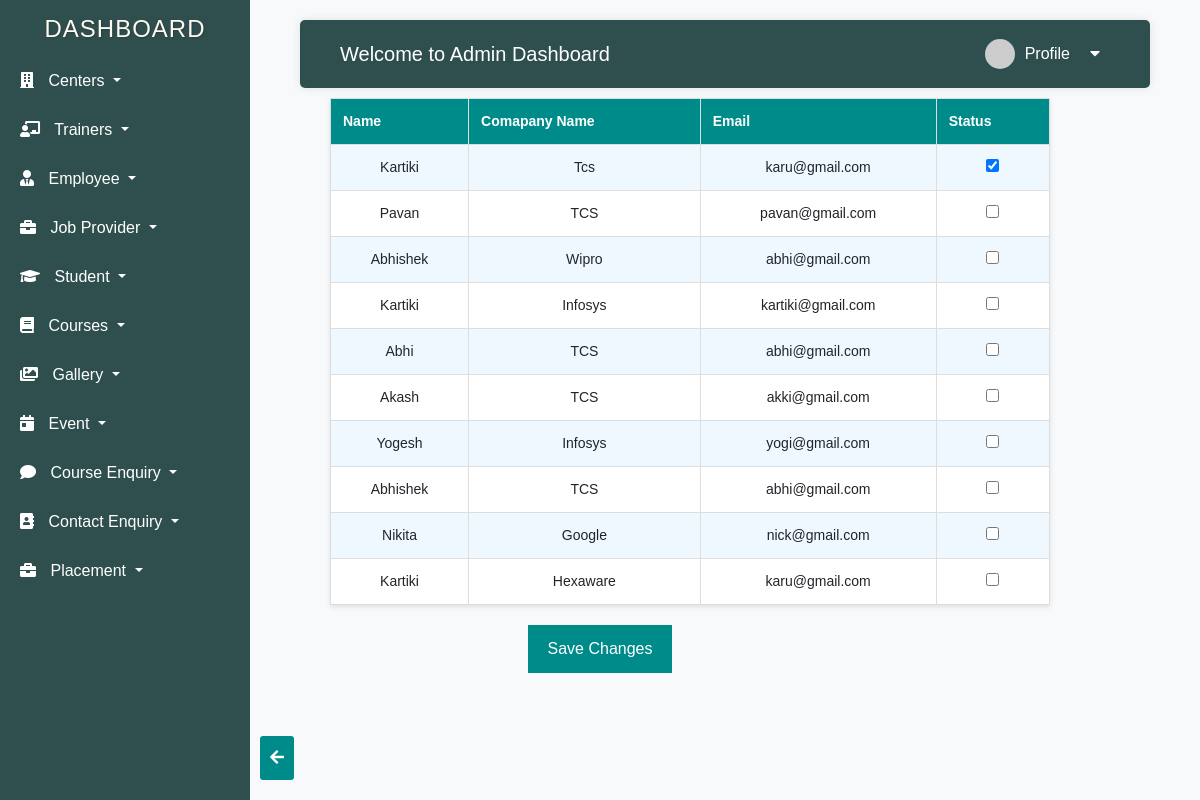
The page /job_provider_fetch.php on the database its author committed.
### tables this page shows
CREATE TABLE `employer_signup` (
  `t_emp_id` int(11) NOT NULL,
  `t_company_nm` varchar(30) NOT NULL,
  `t_emp_name` varchar(30) NOT NULL,
  `t_emp_email` varchar(20) NOT NULL,
  `t_emp_gender` enum('male','female','other') NOT NULL,
  `t_emp_contact` bigint(10) NOT NULL,
  `t_emp_address` varchar(50) NOT NULL,
  `t_emp_city` varchar(20) NOT NULL,
  `t_pincode` int(8) NOT NULL,
  `t_emp_current_post` varchar(20) NOT NULL,
  `t_password` varchar(15) NOT NULL,
  `t_emp_dob` date NOT NULL,
  `status` int(2) NOT NULL
);

### job_provider_fetch.php (the view, shortened to what this page needs)
<!DOCTYPE html>
<html lang="en">
<head>
</head>
<body>
<?php include "a_dashb.php";  ?>
    <form method="post" action="employer_status.php">
        <table>
            <tr>
                <th>Name</th>
                <th>Comapany Name</th>
                <th>Email</th>
                <th>Status</th>
            </tr>
            <?php
            $servername = "localhost";
            $username = "root";
            $password = "";
            $database = "tnp";
            $conn = new mysqli($servername, $username, $password, $database);
            $sql = "SELECT * FROM employer_signup";
            $result = $conn->query($sql);
            if ($result->num_rows > 0) {
                while ($row = $result->fetch_assoc()) {
                    $id = $row["t_emp_id"];
                    $name = $row["t_emp_name"];
                    $company_nm = $row["t_company_nm"];
                    $email = $row["t_emp_email"];
                    $status = $row["status"];
                    echo "<tr>";
                    echo "<td>$name</td>";
                    echo "<td>$company_nm</td>";
                    echo "<td>$email</td>";
                    echo "<td><input type='checkbox' name='status[]' value='$id'";
                    if ($status == 1) {
                        echo " checked";
                    }
                    echo "></td>";
                    echo "</tr>";
                }
            } else {
                echo "No records found";
            }
            ?>
        </table>
        <div class="button-container">
            <button type="submit">Save Changes</button>
        </div>
    </form>
    <div class="button-container2">
        <a href="a_dashb.php"><i class="fas fa-arrow-left"></i></a>
    </div>
</body>
</html>

### a_dashb.php (shortened to what this page needs)
<!DOCTYPE html>
<html lang="en">
<head>
    <link href="https://maxcdn.bootstrapcdn.com/bootstrap/4.5.2/css/bootstrap.min.css" rel="stylesheet">
    <link rel="stylesheet" href="https://cdnjs.cloudflare.com/ajax/libs/font-awesome/5.15.4/css/all.min.css"
 />
</head>
<body>
    <div class="sidebar">
        <h2>Dashboard</h2>
        <div class="dropdown">
            <a href="#" class="dropdown-toggle">
                <i class="fas fa-building"></i> Centers
            </a>
        </div>
        <div class="dropdown">
            <a href="#" class="dropdown-toggle">
                <i class="fas fa-chalkboard-teacher"></i> Trainers
            </a>
        </div>
        <div class="dropdown">
            <a href="#" class="dropdown-toggle">
                <i class="fas fa-user-tie"></i> Employee
            </a>
        </div>
        <div class="dropdown">
            <a href="#" class="dropdown-toggle">
                <i class="fas fa-briefcase"></i> Job Provider
            </a>
        </div>
        <div class="dropdown">
            <a href="#" class="dropdown-toggle">
                <i class="fas fa-graduation-cap"></i> Student
            </a>
        </div>
        <div class="dropdown">
            <a href="#" class="dropdown-toggle">
                <i class="fas fa-book"></i> Courses
            </a>
        </div>
        <div class="dropdown">
            <a href="#" class="dropdown-toggle">
                <i class="fas fa-images"></i> Gallery
            </a>
        </div>
        <div class="dropdown">
            <a href="#" class="dropdown-toggle">
                <i class="fas fa-calendar-day"></i> Event
            </a>
        </div>
        <div class="dropdown">
            <a href="#" class="dropdown-toggle">
                <i class="fas fa-comment"></i> Course Enquiry
            </a>
        </div>
        <div class="dropdown">
            <a href="#" class="dropdown-toggle">
                <i class="fas fa-address-book"></i> Contact Enquiry
            </a>
        </div>
        <div class="dropdown">
            <a href="#" class="dropdown-toggle">
                <i class="fas fa-briefcase"></i> Placement
            </a>
        </div>
    </div>
    <div class="content">
        <div class="title-bar">
            <h2 class="welcome-message">Welcome to Admin Dashboard</h2>
            <div class="profile-info">
                <img src="https://randomuser.me/api/portraits/men/1.jpg" alt="User Image">
                <span>Profile</span>
                <button class="profile-dropdown-toggle"><i class="fas fa-caret-down"></i></button>
            </div>
        </div>
    </div>
</body>
</html>

### job_provider_fetch.php (style rules this page uses)
body { margin: 0; padding: 0; font-family: Arial, sans-serif; }
table { width: 60%; margin-top: -70px; border-collapse: collapse; background-color: #fff; box-shadow: 0 2px 5px rgba(0, 0, 0, 0.1); margin-left: auto; margin-right: 150px; padding: 20px; }
th, td { padding: 12px; text-align: center; font-size: 14px; border: 1px solid #ddd; }
th { background-color: #008B8B; color: white; }
tr:nth-child(even) { background-color: #f0f8ff; }
.button-container { text-align: center; margin-top: 20px; }
button { padding: 12px 20px; font-size: 14px; border: none; background-color: #008B8B; color: white; cursor: pointer; border-radius: 4px; }
.button-container2 { position: fixed; bottom: 20px; left: 260px; z-index: 999; }
.button-container2 a { display: inline-block; padding: 10px; background-color: #008B8B; color: white; border-radius: 3px; text-decoration: none; }

### a_dashb.php (style rules this page uses)
body { font-family: Arial, sans-serif; background-color: #f8f9fa; margin: 0; padding: 0; }
.sidebar { height: 100%; width: 250px; position: fixed; top: 0; left: 0; background-color: #2F4F4F; padding-top: 15px; transition: width 0.3s; overflow-y: auto; }
.sidebar h2 { margin: 0 0 15px; font-size: 24px; text-align: center; background-color: #2F4F4F; color: #FFFAF0; text-transform: uppercase; letter-spacing: 1px; text-shadow: 1px 1px 2px rgba(0, 0, 0, 0.2); }
.sidebar a { padding: 10px 20px; text-decoration: none; display: block; color: #ffffff; transition: background-color 0.3s ease, color 0.3s ease; border-radius: 5px; margin-bottom: 5px; }
.sidebar a i { margin-right: 10px; }
.content { margin-left: 250px; padding: 20px; }
.content { margin: center; flex: 1; padding: 20px 50px 60px; transition: all 0.3s ease; padding-left: 50px; }
.title-bar { background-color: #2F4F4F; color: #ffffff; padding: 10px 30px; display: flex; justify-content: space-between; align-items: center; margin-bottom: 20px; border-radius: 5px; box-shadow: 0 0 10px rgba(0, 0, 0, 0.1); }
.title-bar .welcome-message { margin: 0px; font-size: 20px; padding: 10px; }
.title-bar .profile-info { display: flex; align-items: center; }
.profile-info img { width: 30px; height: 30px; border-radius: 50%; margin-right: 10px; }
.profile-dropdown-toggle { color: #ffffff; text-decoration: none; cursor: pointer; position: relative; }
.profile-info { position: relative; }
.profile-dropdown-toggle { background: none; border: none; cursor: pointer; }
.dropdown { position: relative; }
.dropdown-toggle { display: block; padding: 10px 20px; color: #ffffff; text-decoration: none; transition: background-color 0.3s ease, color 0.3s ease; border-radius: 5px; margin-bottom: 5px; }

### rows shown on the page
employer_signup: t_emp_name "Kartiki", t_company_nm "Tcs", t_emp_email "karu@gmail.com", status "☑"
employer_signup: t_emp_name "Pavan", t_company_nm "TCS", t_emp_email "pavan@gmail.com"
employer_signup: t_emp_name "Abhishek", t_company_nm "Wipro", t_emp_email "abhi@gmail.com"
employer_signup: t_emp_name "Kartiki", t_company_nm "Infosys", t_emp_email "kartiki@gmail.com"
employer_signup: t_emp_name "Abhi", t_company_nm "TCS", t_emp_email "abhi@gmail.com"
employer_signup: t_emp_name "Akash", t_company_nm "TCS", t_emp_email "akki@gmail.com"
employer_signup: t_emp_name "Yogesh", t_company_nm "Infosys", t_emp_email "yogi@gmail.com"
employer_signup: t_emp_name "Abhishek", t_company_nm "TCS", t_emp_email "abhi@gmail.com"
employer_signup: t_emp_name "Nikita", t_company_nm "Google", t_emp_email "nick@gmail.com"
employer_signup: t_emp_name "Kartiki", t_company_nm "Hexaware", t_emp_email "karu@gmail.com"
